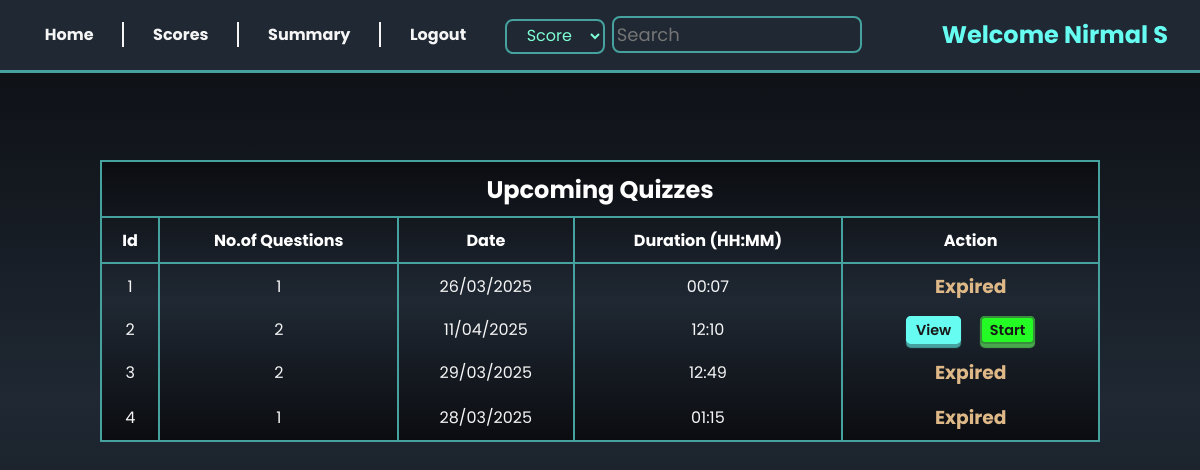
The app's page /user_dashboard (signed in), older data.
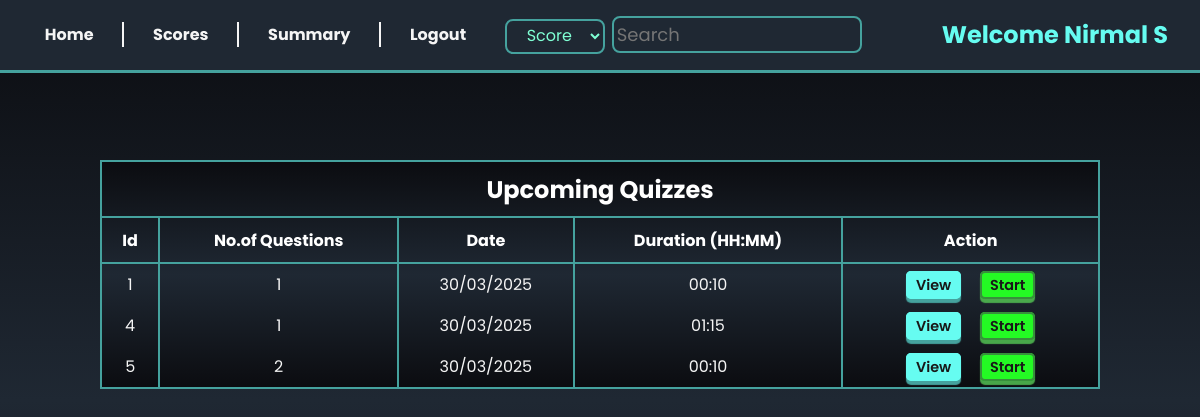
The same page, newer data.
### models/models.py (models this page shows)
class Quiz(db.Model):
  id = db.Column(db.Integer, primary_key=True, nullable= False)
  chapter_id = db.Column(db.Integer, db.ForeignKey('chapter.id'), nullable=False)
  date_of_quiz = db.Column(db.Date(), nullable=False)
  time_duration = db.Column(db.Integer(), nullable=False)
  scores = db.relationship('Scores', backref='quiz', cascade="all, delete-orphan")
  questions = db.relationship('Question', backref = 'quiz', cascade = "all, delete-orphan")

### controllers/routes.py (the view)
@app.route('/user_dashboard')
@login_required
def user_dashboard():
    name = session.get('name')
    quizes = Quiz.query.all()
    current_date = datetime.now().date()
    return render_template('user_dashboard.html', name = name, quizes = quizes,current_date = current_date)

### controllers/routes.py (called while the page is built)
def login_required(func):
    @wraps(func)
    def inner():
        email = session.get('email')
        if not email:
            flash('Please login first!!', 'warning')
            return redirect(url_for('login'))
        user = User.query.filter_by(email=email, is_admin=False).first()
        if not user:
            flash('User not found.Please login first!!', 'warning')
            return redirect(url_for('login'))
        return func()
    return inner

### templates/user_dashboard.html (shortened to what this page needs)
{% extends 'base.html' %}
{% block content %}
<div class="admin-container">
    {% include 'user_nav.html'   %}
    <div class="quiz-list">
        <table style="min-width: 1000px; margin: auto;">
            <thead>
                <tr>
                    <th colspan="5"><h2>Upcoming Quizzes</h2></th>
                </tr>
                <tr>
                    <th>Id</th>
                    <th>No.of Questions</th>
                    <th>Date</th>
                    <th>Duration (HH:MM)</th>
                    <th>Action</th>
                </tr>
            </thead>
            <tbody>
                {% for quiz in quizes %}
                <tr >
                    <td>{{quiz.id}}</td>
                    <td>{{quiz.questions | length}}</td>
                    <td style=" border-right: 2px solid var(--box-shadow);">{{ quiz.date_of_quiz.strftime("%d/%m/%Y") }}</td>
                    <td style=" border-right: 2px solid var(--box-shadow);">
                        {{quiz.time_duration}}</td>
                    {% if quiz.date_of_quiz >= current_date %}
                    <td>
                        <a href="/quiz_detail/{{quiz.id}}" class="button" style="display: inline; padding: 2px 8px;">View</a>
                        <a class="button green" href="{{ url_for('start_quiz', quiz_id = quiz.id ) }}" style="display: inline;padding: 2px 8px;" >Start</a>
                    </td>
                    {% else %}
                        <td><h3 style="color: burlywood;">Expired</h3></td>
                    {% endif %}
                </tr>
                {% endfor %}
            </tbody>
        </table>
    </div>
{% endblock %}

Row changes from the older to the newer data that the page shows:
removed Quiz: id "2", questions|length "2", date_of_quiz "11/04/2025", time_duration "12:10"
removed Quiz: id "3", questions|length "2", date_of_quiz "29/03/2025", time_duration "12:49", shows "Expired"
changed Quiz id 1: date_of_quiz "26/03/2025" → "30/03/2025"; time_duration "00:07" → "00:10"; date_of_quiz "Expired" → "View Start"
changed Quiz id 4: date_of_quiz "28/03/2025" → "30/03/2025"; date_of_quiz "Expired" → "View Start"
added Quiz: id "5", questions|length "2", date_of_quiz "30/03/2025", time_duration "00:10"
